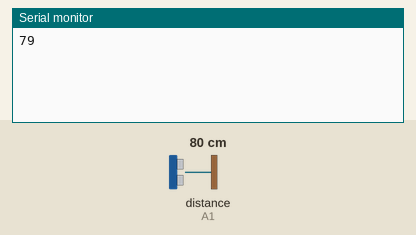
Recording of a sketch running on a simulated Arduino Uno, built with avr-gcc and run on an emulated ATmega328P. Parts: the last lines printed to the serial monitor. Wiring (inferred from the names in the program): ultrasonic range finder: trigger A1; echo A1. The inputs (shaded band) are chosen by the test bench; at power-on: distance to the obstacle (sensor on A1) 80 cm. The echo pulse lasts 58.3 µs per cm.

Above: at 1.8 s.
1.9 s: distance to the obstacle (sensor on A1) set to 2 cm
At 2.8 s:
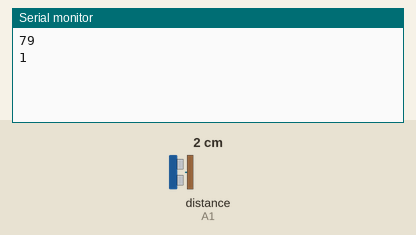
3.4 s: distance to the obstacle (sensor on A1) set to 4 cm
At 4.3 s:
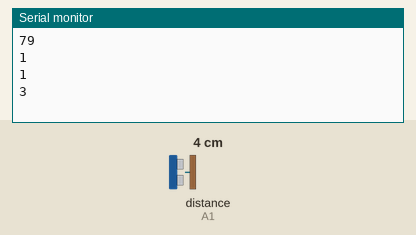
Timing chart, 0 to 6.4 s (numbered marks = the images above; inputs shaded):
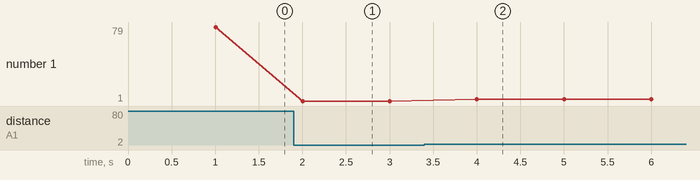

The sketch:

sonar_test.ino
```cpp
#define trigPin A1

int front_distance = -1;

const long sonar_interval = 500;
unsigned long previous_sonar_millis = 0;

const long debug_interval = 1000;
unsigned long previous_debug_millis = 0;


void sonar_pulse()
{
    long duration;
    pinMode(trigPin, OUTPUT);
    digitalWrite(trigPin, LOW);
    delayMicroseconds(2);
    digitalWrite(trigPin, HIGH);
    delayMicroseconds(10);
    digitalWrite(trigPin, LOW);
    pinMode(trigPin, INPUT);
    duration = pulseIn(trigPin, HIGH);
    front_distance = int((duration/2) / 29.1);
}

void write_debug()
{
    Serial.println(front_distance);
}

void setup()
{
    Serial.begin(115200);
}

void loop()
{
    unsigned long current_millis = millis();

    if (current_millis - previous_sonar_millis >= sonar_interval) {
        sonar_pulse();
        previous_sonar_millis = current_millis;
    }
    if (current_millis - previous_debug_millis >= debug_interval) {
        write_debug();
        previous_debug_millis = current_millis;
    }
}
```

Measured:
- after the input at 1.9 s, the serial monitor: prints a new line after 0.10 s (image 1)
- after the input at 3.4 s, the serial monitor: prints a new line after 0.60 s (image 2)
- plotted number 1: 79 → 1 after the input at 1.9 s, 1 → 3 after the input at 3.4 s
